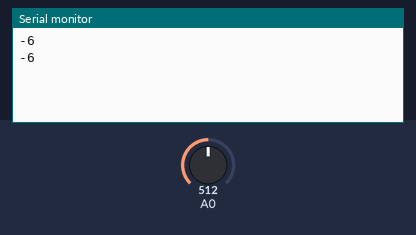
A sketch run on a simulated Arduino Uno, built with avr-gcc and run on an emulated ATmega328P. Shown: the last lines printed to the serial monitor. Inputs (shaded band) come from the test bench; at power-on: A0 = 512.

Above: at 2.8 s.
2.9 s: A0 set to 716
At 5.2 s:
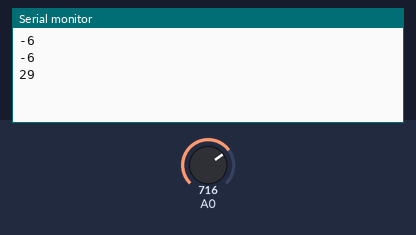
5.6 s: A0 set to 900
At 6.8 s:
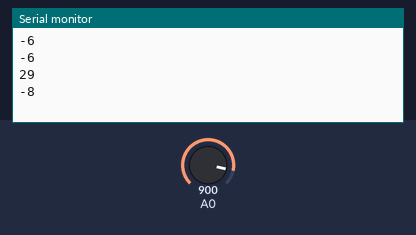
Timing chart, 0 to 8.6 s (numbered marks = the images above; inputs shaded):
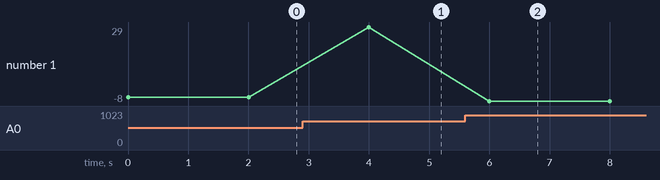

Measured:
- after the input at 2.9 s, the serial monitor: prints a new line after 1.1 s (image 1)
- after the input at 5.6 s, the serial monitor: prints a new line after 0.40 s (image 2)
- plotted number 1: -6 → 29 after the input at 2.9 s, 29 → -8 after the input at 5.6 s

The sketch:

m.ino
```cpp
void setup() {
  // put your setup code here, to run once:
Serial.begin(9600);
}

void loop() {
  // put your main code here, to run repeatedly:
  int value = analogRead(A0);
  int  value1=100*value*5/1023;
  Serial.println(value1);
  delay(2000);
}
```
